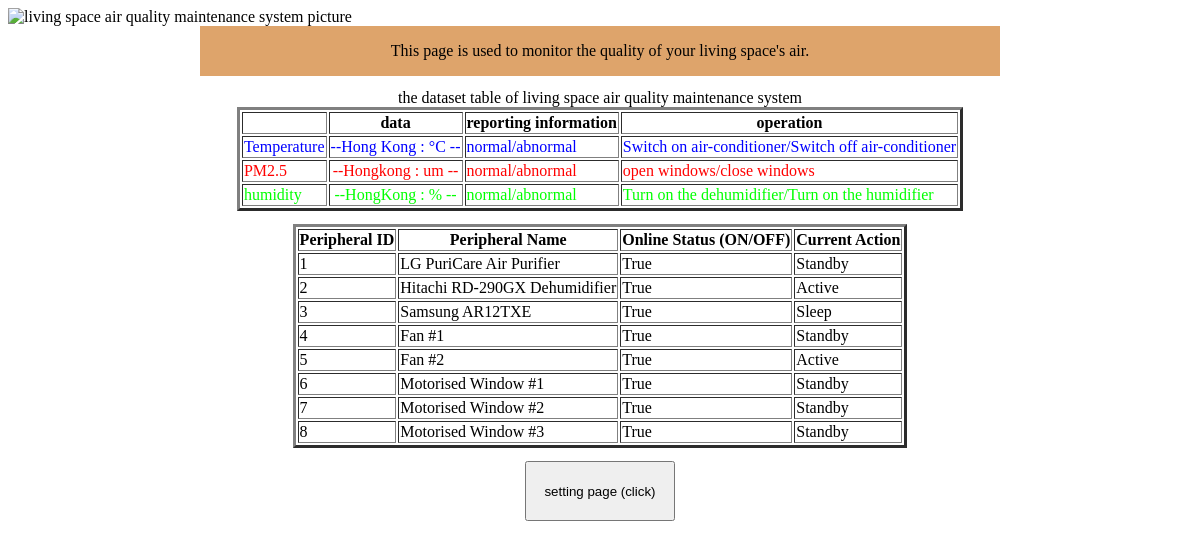
Before: / with the older database file.
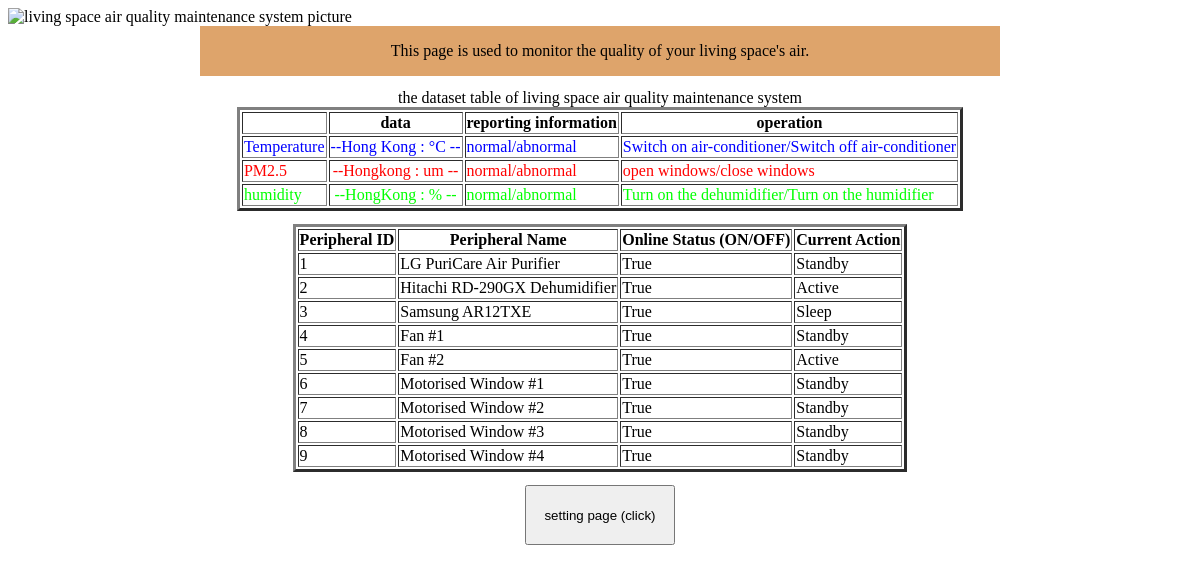
After: the same page with the newer database file.
### preprocessing/models.py (models this page shows)
class Peripheral(models.Model):
    categories = (
        ("Air Purifier", "Air Purifier"),
        ("Dehumidifier", "Dehumidifier"),
        ("Air Conditioner", "Air Conditioner"),
        ("Fan", "Fan"),
        ("Window", "Window")
    )
    activities = (
        ("Standby", "Standby"),
        ("Active", "Active"),
        ("Sleep", "Sleep"),
    )
    name = models.CharField(max_length=30)
    category = models.CharField(max_length=30, choices=categories)
    online_status = models.BooleanField()
    activity_status = models.CharField(max_length=30, choices=activities)

### cloud_ui/views.py (the view)
# urls.py: path("", views.getProcessedData, name="home")
def getProcessedData(request):
    peripherals_list = list(Peripheral.objects.values())
    context = {
        "peripherals_list": peripherals_list,
    }
    return render(request, "cloud_ui/index.html", context)

### cloud_ui/templates/cloud_ui/index.html (shortened to what this page needs)
<!DOCTYPE html>
<html lang="en">
<head>
</head>
<body>
    <img
        src="https://i.ytimg.com/vi/XHu8Mii34cc/maxresdefault.jpg"
        width=100%
        height=auto
        title="living space air quality maintenance system"
        alt="living space air quality maintenance system picture"
    />
    <div
        id="introText"
    >
        This page is used to monitor the quality of your living space's air.
    </div>
    <table id="statusTable" align="center" border="3">
        <caption align="center">the dataset table of living space air quality maintenance system</caption>
        <tr>
            <th></th>
            <th>data </th>
            <th>reporting information</th>
            <th>operation</th>
        </tr>
        <tr>
            <td style="color:#0000FF">Temperature</td>
            <td align="center" style="color:#0000FF">--Hong Kong : {{temperature_data.tem}}°C --</td>
            <td style="color:#0000FF">normal/abnormal</td>
            <td style="color:#0000FF">Switch on air-conditioner/Switch off air-conditioner</td>
        </tr>
        <tr>
            <td style="color:#FF0000">PM2.5</td>
            <td align="center" style="color:#FF0000">--Hongkong : {{pm25_data.data.iaqi.pm25.v}}um --</td>
            <td style="color:#FF0000">normal/abnormal</td>
            <td style="color:#FF0000">open windows/close windows</td>
        </tr>
        <tr>
            <td style="color:#00FF00">humidity</td>
            <td align="center" style="color:#00FF00">--HongKong : {{humidity_data.main.humidity}}% --</td>
            <td style="color:#00FF00">normal/abnormal</td>
            <td style="color:#00FF00">Turn on the dehumidifier/Turn on the humidifier</td>
        </tr>
    </table>
    <table id="peripheralsTable" align="center" border="3">
        <tr>
            <th>
                Peripheral ID
            </th>
            <th>
                Peripheral Name
            </th>
            <th>
                Online Status (ON/OFF)
            </th>
            <th>
                Current Action
            </th>
        </tr>
        {% for item in peripherals_list %}
        <tr>
            <td>
                {{item.id}}
            </td>
            <td>
                {{item.name}}
            </td>
            <td>
                {{item.online_status}}
            </td>
            <td>
                {{item.activity_status}}
            </td>
        </tr>
        {% endfor %}
    </table>
    <a href="http://127.0.0.1:8000/setting/" target="_blank">
        <center><button style="width:150px;height:60px;">setting page (click)</button></center>
    </a>
</body>
</html>

### cloud_ui/templates/cloud_ui/index.html (style rules this page uses)
div { height: 50px; width:800px; background-color: #dea46b; text-align: center; line-height: 50px; margin:auto; }

Changed rows visible on the page:
added Peripheral: id "9", name "Motorised Window #4", online_status "True", activity_status "Standby"
